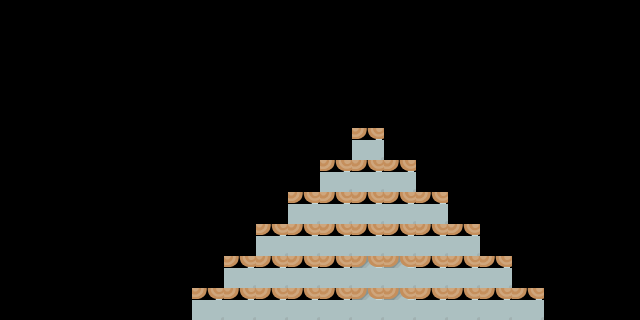

Rendered tile map (Tiled .tmx) drawn with the repository's tilesets; below, a short description and the map source with its tile grids summarised:
An orthogonal 20x10 tile map with 32x32 px tiles, 2 tile layers (Tile Layer 1, background-tiles), 2 tilesets.

<map version="1.0" orientation="orthogonal" width="20" height="10" tilewidth="32" tileheight="32">
 <tileset firstgid="1" name="background-tiles" tilewidth="32" tileheight="32">
  <image source="background-tiles.png" width="910" height="840" />
 </tileset>
 <tileset firstgid="729" name="aliens (1)" tilewidth="32" tileheight="32">
  <image source="aliens (1).png" trans="ffaa7f" width="980" height="400" />
 </tileset>
 <layer name="Tile Layer 1" width="20" height="10">
  <data>[200 cells, 4 non-empty, 1 distinct tile ids]</data>
 </layer>
 <layer name="background-tiles" width="20" height="10">
  <data>[200 cells, 36 non-empty, 1 distinct tile ids]</data>
 </layer>
</map>
